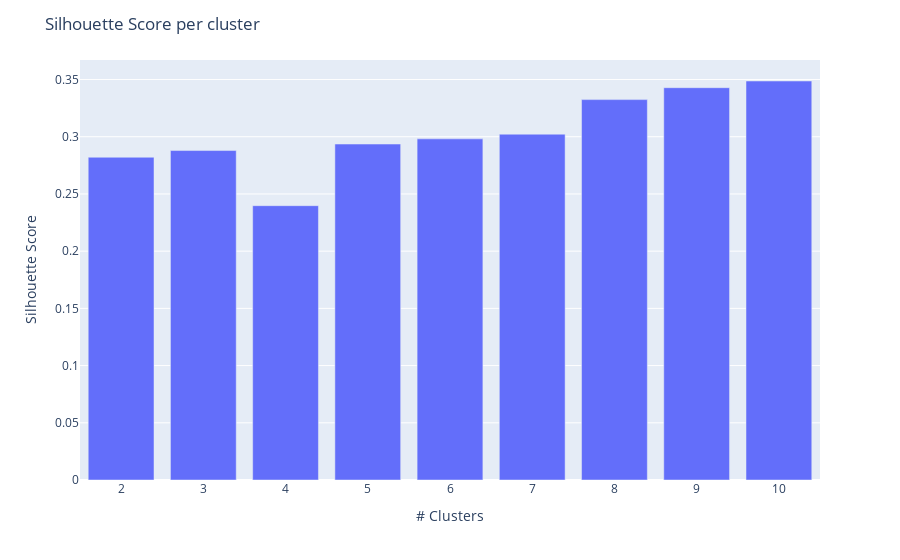

Here is the notebook cell this chart was saved with:
### Code cell
cluster_scores=pd.DataFrame(sil)
k_frame = pd.Series(k)

fig = px.bar(data_frame=cluster_scores,
             x=k,
             y=cluster_scores.iloc[:, -1]
            )

fig.update_layout(
    yaxis_title="Silhouette Score",
    xaxis_title="# Clusters",
    title="Silhouette Score per cluster"
)

fig.show()

### Figure 1 — Plotly figure (JSON) as saved in the notebook; plotly's stock layout.template omitted (floating-point values rounded to 4 significant figures)
{"data": [{"alignmentgroup": "True", "hovertemplate": "x=%{x}<br>y=%{y}<extra></extra>", "legendgroup": "", "marker": {"color": "#636efa", "pattern": {"shape": ""}}, "name": "", "offsetgroup": "", "orientation": "v", "showlegend": false, "textposition": "auto", "type": "bar", "x": [2, 3, 4, 5, 6, 7, 8, 9, 10], "xaxis": "x", "y": [0.2821, 0.2879, 0.2397, 0.2936, 0.2981, 0.3022, 0.3324, 0.3429, 0.3487], "yaxis": "y"}], "layout": {"barmode": "relative", "legend": {"tracegroupgap": 0}, "margin": {"t": 60}, "title": {"text": "Silhouette Score per cluster"}, "xaxis": {"anchor": "y", "domain": [0, 1], "title": {"text": "# Clusters"}}, "yaxis": {"anchor": "x", "domain": [0, 1], "title": {"text": "Silhouette Score"}}}}
